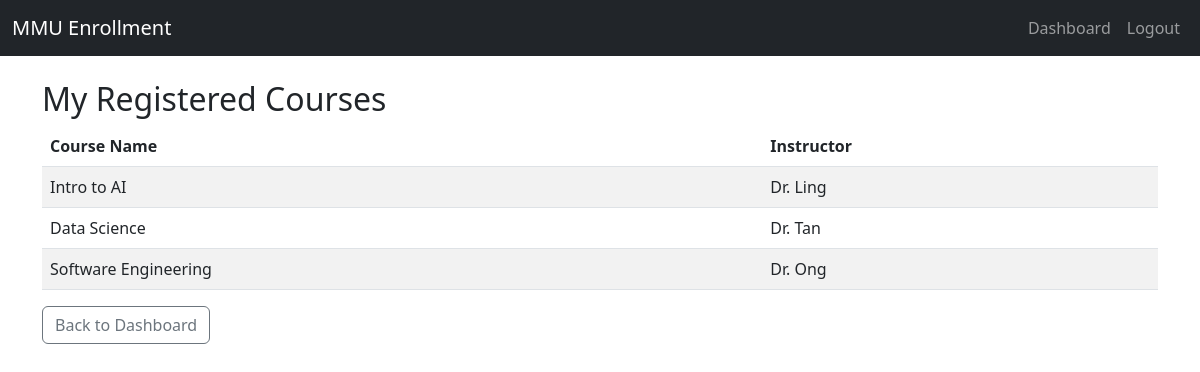
/my-courses (signed in), run on the app's committed database.
### app/models.py (models this page shows)
class Enrollment(db.Model):
    id = db.Column(db.Integer, primary_key=True)
    student_id = db.Column(db.Integer, db.ForeignKey('student.id'))
    course_id = db.Column(db.Integer, db.ForeignKey('course.id'))

class Course(db.Model):
    id = db.Column(db.Integer, primary_key=True)
    course_code = db.Column(db.String(10), unique=True)
    course_name = db.Column(db.String(128))
    instructor = db.Column(db.String(64))
    quota = db.Column(db.Integer)
    description = db.Column(db.Text)
    credits = db.Column(db.Integer)
    semester = db.Column(db.String(64))
    schedule = db.Column(db.String(128))
    location = db.Column(db.String(128))
    department = db.Column(db.String(64))
    day_of_week = db.Column(db.String(16))
    start_time = db.Column(db.Time)
    end_time = db.Column(db.Time)
    enrollments = db.relationship('Enrollment', backref='course', lazy=True)

### app/routes.py (the view)
@main.route("/my-courses")
def my_courses():
    if "student_id" not in session:
        return redirect(url_for("main.login"))
    student_id = session["student_id"]
    enrolled = Enrollment.query.filter_by(student_id=student_id).all()
    return render_template("my_courses.html", enrollments=enrolled)

### app/templates/my_courses.html (shortened to what this page needs)
{% extends "base.html" %}
{% block content %}
<h2>My Registered Courses</h2>
<table class="table table-striped">
    <thead>
        <tr>
            <th>Course Name</th>
            <th>Instructor</th>
        </tr>
    </thead>
    <tbody>
        {% for e in enrollments %}
        <tr>
            <td>{{ e.course.course_name }}</td>
            <td>{{ e.course.instructor }}</td>
        </tr>
        {% endfor %}
    </tbody>
</table>
<a href="{{ url_for('main.dashboard') }}" class="btn btn-outline-secondary">Back to Dashboard</a>
{% endblock %}

### data on the page
Enrollment: course.course_name "Intro to AI", course.instructor "Dr. Ling"
Enrollment: course.course_name "Data Science", course.instructor "Dr. Tan"
Enrollment: course.course_name "Software Engineering", course.instructor "Dr. Ong"
